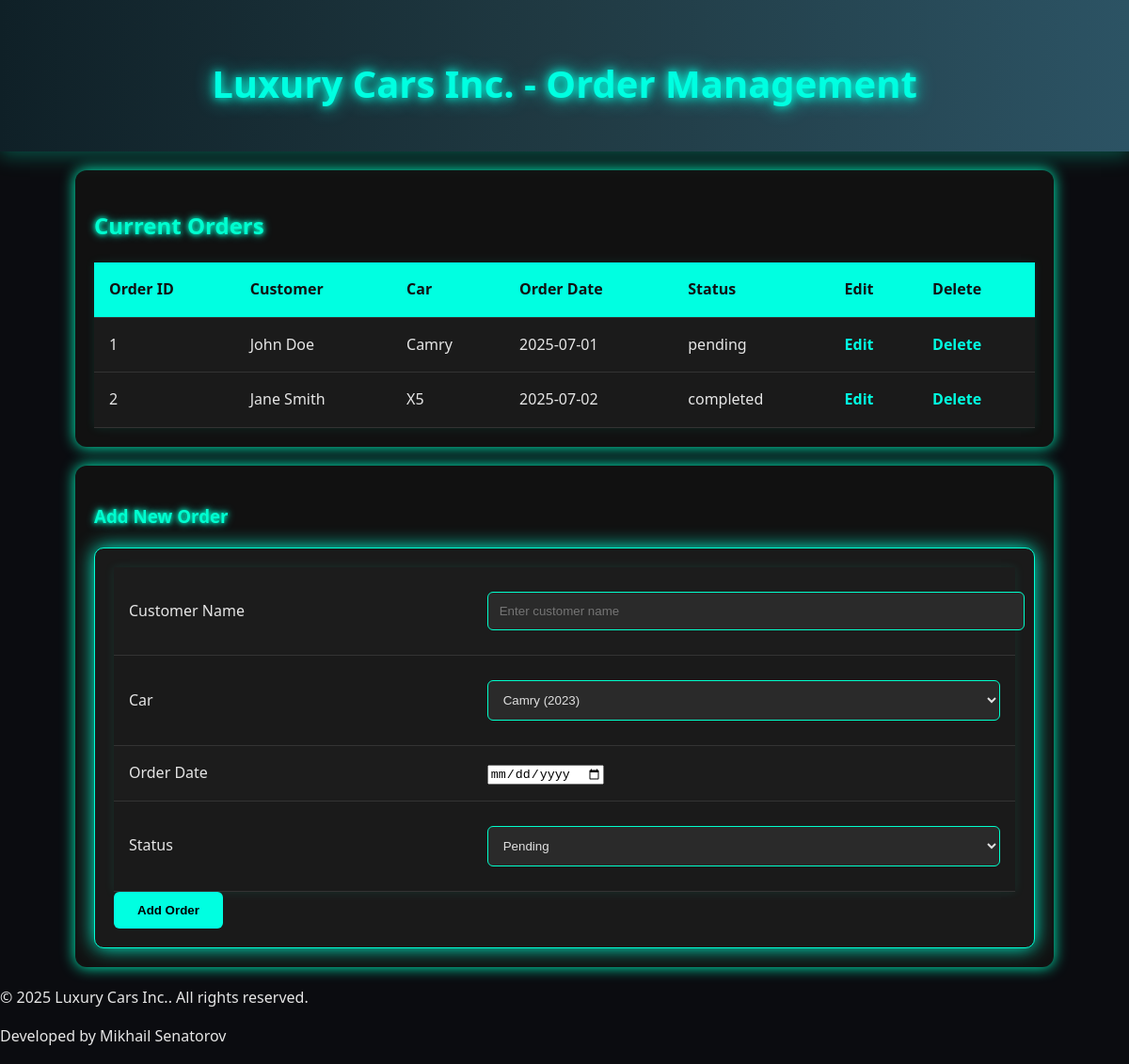
The page / on the database its author committed.
### tables this page shows
CREATE TABLE orders (
    id INT PRIMARY KEY AUTO_INCREMENT,
    customer_id INT NOT NULL,
    car_id INT NOT NULL,
    order_date DATE,
    status ENUM('pending', 'completed', 'cancelled'),
    FOREIGN KEY (customer_id) REFERENCES customers(id),
    FOREIGN KEY (car_id) REFERENCES cars(id)
);

CREATE TABLE customers (
    id INT PRIMARY KEY AUTO_INCREMENT,
    name VARCHAR(100) NOT NULL,
    email VARCHAR(100),
    phone VARCHAR(20),
    address VARCHAR(255)
);

CREATE TABLE cars (
    id INT PRIMARY KEY AUTO_INCREMENT,
    manufacturer_id INT NOT NULL,
    model VARCHAR(100) NOT NULL,
    year INT NOT NULL,
    price DECIMAL(10, 2),
    stock INT,
    FOREIGN KEY (manufacturer_id) REFERENCES manufacturers(id)
);

### inc/Utility/PDOService.class.php (called while the page is built, shortened)
<?php
class PDOService {
    private  $_host = DB_HOST;
    private  $_user = DB_USER;
    private  $_pass = DB_PASS;
    private  $_dbname = DB_NAME;
    private  $_dbh;
    private $_className;
    private  $_pstmt;
    public function __construct(string $className) {
        $this->_className = $className;
        $dsn = 'mysql:host=' . $this->_host . ';dbname=' . $this->_dbname . ';port=' . DB_PORT;
        $options = array (
            PDO::ATTR_PERSISTENT => true,
            PDO::ATTR_ERRMODE => PDO::ERRMODE_EXCEPTION,
            PDO::MYSQL_ATTR_USE_BUFFERED_QUERY => true, );
        try {
            $this->_dbh = new PDO($dsn, $this->_user, $this->_pass, $options);
        } catch (PDOException $pe)   {
            $this->_error = $pe->getMessage();
        }
    }
    public function query(string $query)    {
        $this->_pstmt = $this->_dbh->prepare($query);
    }
    public function execute()   {
        return $this->_pstmt->execute();
    }
    public function resultSet() {
        return $this->_pstmt->fetchAll(PDO::FETCH_CLASS, $this->_className);
    }
}

### inc/Utility/OrderDAO.class.php (called while the page is built, shortened)
<?php
class OrderDAO {
    private static $db;
    static function initialize() {
        self::$db = new PDOService('Order');
    }
    static function getAllWithDetails() {
        $query = "SELECT o.id, o.order_date, o.status,
                         c.id AS customer_id, c.name AS customer_name,
                         ca.id AS car_id, ca.model AS car_model
                  FROM orders o
                  JOIN customers c ON o.customer_id = c.id
                  JOIN cars ca ON o.car_id = ca.id";
        self::$db->query($query);
        self::$db->execute();
        return self::$db->resultSet();
    }
}
?>

### inc/Utility/CarDAO.class.php (called while the page is built, shortened)
<?php
class CarDAO {
    private static $db;
    static function initialize() {
        self::$db = new PDOService('Car');
    }
    static function getAll() {
        $query = "SELECT * FROM cars";
        self::$db->query($query);
        self::$db->execute();
        return self::$db->resultSet();
    }
}
?>

### inc/Entity/Page.class.php (the view, shortened to what this page needs)
<?php
class Page {
    public static $developerName = "Mikhail Senatorov";
    public static $companyName = "Luxury Cars Inc.";
    static function header() { ?>
        <!DOCTYPE html>
        <html lang="en">
        <head>
            <link href="css/styles.css" rel="stylesheet">
        </head>
        <body>
            <header>
                <h1><?php echo self::$companyName; ?> - Order Management</h1>
            </header>
            <main>
    <?php }
    static function footer() { ?>
            </main>
            <footer>
                <p>© <?php echo date("Y"); ?> <?php echo self::$companyName; ?>. All rights reserved.</p>
                <p>Developed by <?php echo self::$developerName; ?></p>
            </footer>
        </body>
        </html>
    <?php }
    static function listOrders(array $orders) { ?>
        <section class="main">
            <h2>Current Orders</h2>
            <table>
                <thead>
                    <tr>
                        <th>Order ID</th>
                        <th>Customer</th>
                        <th>Car</th>
                        <th>Order Date</th>
                        <th>Status</th>
                        <th>Edit</th>
                        <th>Delete</th>
                    </tr>
                </thead>
                <tbody>
                    <?php
                    $i = 0;
                    foreach ($orders as $order) {
                        $class = ($i % 2 == 0) ? 'evenRow' : 'oddRow';
                        echo "<tr class=\"$class\">
                                <td>{$order->id}</td>
                                <td>{$order->customer_name}</td>
                                <td>{$order->car_model}</td>
                                <td>{$order->order_date}</td>
                                <td>{$order->status}</td>
                                <td><a href=\"?action=edit&id={$order->id}\">Edit</a></td>
                                <td><a href=\"?action=delete&id={$order->id}\">Delete</a></td>
                              </tr>";
                        $i++;
                    }
                    ?>
                </tbody>
            </table>
        </section>
    <?php }
    static function createOrderForm(array $cars) { ?>
        <section class="form1">
            <h3>Add New Order</h3>
            <form action="<?php echo $_SERVER["PHP_SELF"]; ?>" method="post">
                <table>
                    <tr>
                        <td>Customer Name</td>
                        <td><input type="text" name="customer_name" placeholder="Enter customer name" required></td>
                    </tr>
                    <tr>
                        <td>Car</td>
                        <td>
                            <select name="car_id" required>
                                <?php
                                foreach ($cars as $car) {
                                    echo "<option value=\"{$car->id}\">{$car->model} ({$car->year})</option>";
                                }
                                ?>
                            </select>
                        </td>
                    </tr>
                    <tr>
                        <td>Order Date</td>
                        <td><input type="date" name="order_date" required></td>
                    </tr>
                    <tr>
                        <td>Status</td>
                        <td>
                            <select name="status" required>
                                <option value="pending">Pending</option>
                            </select>
                        </td>
                    </tr>
                </table>
                <input type="submit" value="Add Order">
            </form>
        </section>
    <?php }
    static function editOrderForm($orderToEdit, array $cars) { ?>
    <?php }
}
?>

### index.php (shortened to what this page needs)
<?php
require_once 'inc/Utility/PDOService.class.php';
require_once 'inc/Utility/CarDAO.class.php';
require_once 'inc/Utility/OrderDAO.class.php';
require_once 'inc/Entity/Page.class.php';
Page::header();
Page::listOrders(OrderDAO::getAllWithDetails());
if (isset($_GET["action"]) && $_GET["action"] == "edit" && !empty($_GET["id"])) {
    $orderToEdit = OrderDAO::getById((int)$_GET["id"]);
    Page::editOrderForm($orderToEdit, CarDAO::getAll());
} else {
    Page::createOrderForm(CarDAO::getAll());
}
Page::footer();
?>

### css/styles.css (style rules this page uses)
body { font-family: 'Segoe UI', Tahoma, Geneva, Verdana, sans-serif; background-color: #0b0c10; color: #e6e6e6; margin: 0; padding: 0; line-height: 1.6; }
header { background: linear-gradient(to right, #0f2027, #203a43, #2c5364); padding: 30px; text-align: center; box-shadow: 0 4px 20px rgba(0, 255, 204, 0.3); position: sticky; top: 0; z-index: 10; }
h1 { color: #00ffe1; font-size: 2.5rem; text-shadow: 0 0 10px #00ffe1, 0 0 20px #00ffe1; margin-bottom: 10px; }
h2, h3 { color: #00ffd0; text-shadow: 0 0 5px #00ffd0, 0 0 10px #00ffd0; }
.main, .form1 { padding: 20px; margin: 20px auto; max-width: 1000px; background-color: #111; border-radius: 12px; box-shadow: 0 0 15px #00ffc3; }
table { width: 100%; border-collapse: collapse; background-color: #1c1c1c; box-shadow: 0 0 10px rgba(0,255,204,0.1); }
th, td { padding: 16px; text-align: left; border-bottom: 1px solid #333; }
th { background: #00ffe1; color: #111; text-shadow: none; font-weight: bold; }
tr:nth-child(even) { background-color: #1a1a1a; }
form { background-color: #1a1a1a; border: 1px solid #00ffd5; border-radius: 10px; padding: 20px; box-shadow: 0 0 20px #00ffd5; }
input[type="text"], input[type="number"], select { width: 100%; padding: 12px; margin: 10px 0; background-color: #2a2a2a; color: #e0e0e0; border: 1px solid #00ffcc; border-radius: 6px; transition: all 0.3s ease; }
input[type="submit"] { background-color: #00ffe1; color: #000; padding: 12px 25px; border: none; border-radius: 6px; font-weight: bold; cursor: pointer; transition: background 0.3s ease, box-shadow 0.3s ease; }
a { color: #00ffe1; text-decoration: none; font-weight: bold; transition: all 0.3s ease; }
.evenRow { background-color: #1b1b1b; }
.oddRow { background-color: #222; }

### rows shown on the page
orders: id "1", customer.name "John Doe", car.model "Camry", order_date "2025-07-01", status "pending"
orders: id "2", customer.name "Jane Smith", car.model "X5", order_date "2025-07-02", status "completed"

### other values the page prints
self::$companyName "Luxury Cars Inc."
self::$developerName "Mikhail Senatorov"
form field car_id "Camry (2023)"
